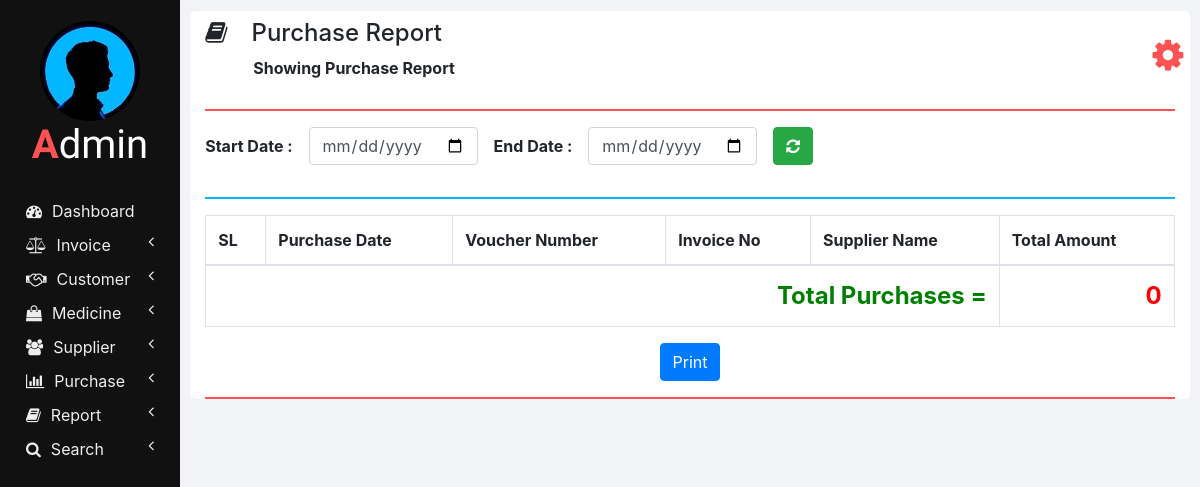
The page /purchase_report.php on the database as committed earlier.
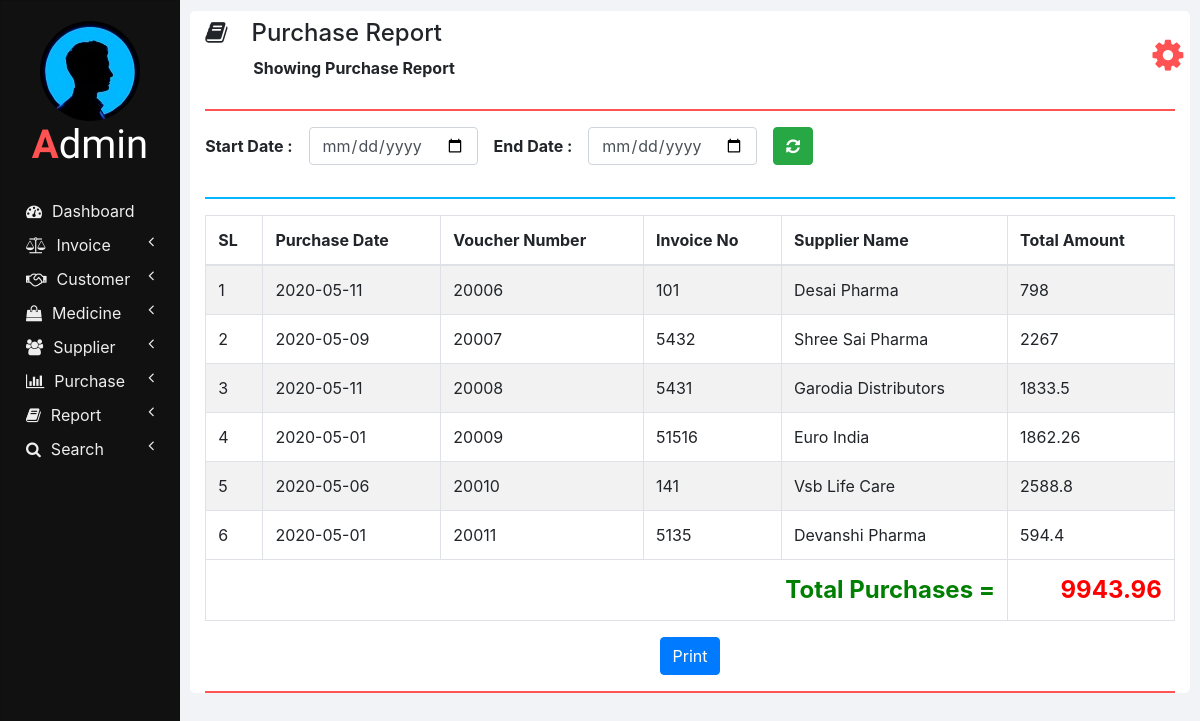
The same page on the database as committed later.
### tables this page shows
CREATE TABLE `purchases` (
  `SUPPLIER_NAME` varchar(100) NOT NULL,
  `INVOICE_NUMBER` int(11) NOT NULL,
  `VOUCHER_NUMBER` int(11) NOT NULL,
  `PURCHASE_DATE` varchar(10) NOT NULL,
  `TOTAL_AMOUNT` double NOT NULL,
  `PAYMENT_STATUS` varchar(20) NOT NULL
);

### php/report.php (the view, shortened to what this page needs)
<?php
function showPurchases($start_date, $end_date) {
  ?>
  <thead>
    <tr>
      <th>SL</th>
      <th>Purchase Date</th>
      <th>Voucher Number</th>
      <th>Invoice No</th>
      <th>Supplier Name</th>
      <th>Total Amount</th>
    </tr>
  </thead>
  <tbody>
  <?php
  require "db_connection.php";
  if($con) {
    $seq_no = 0;
    $total = 0;
    if($start_date == "" || $end_date == "")
      $query = "SELECT * FROM purchases";
    else
      $query = "SELECT * FROM purchases WHERE PURCHASE_DATE BETWEEN '$start_date' AND '$end_date'";
    $result = mysqli_query($con, $query);
    while($row = mysqli_fetch_array($result)) {
      $seq_no++;
      showPurchaseRow($seq_no, $row);
      $total = $total + $row['TOTAL_AMOUNT'];
    }
    ?>
    </tbody>
    <tfoot class="font-weight-bold">
      <tr style="text-align: right; font-size: 24px;">
        <td colspan="5" style="color: green;">&nbsp;Total Purchases =</td>
        <td style="color: red;"><?php echo $total; ?></td>
      </tr>
    </tfoot>
    <?php
  }
}
function showPurchaseRow($seq_no, $row) {
  ?>
  <tr>
    <td><?php echo $seq_no; ?></td>
    <td><?php echo $row['PURCHASE_DATE']; ?></td>
    <td><?php echo $row['VOUCHER_NUMBER']; ?></td>
    <td><?php echo $row['INVOICE_NUMBER']; ?></td>
    <td><?php echo $row['SUPPLIER_NAME'] ?></td>
    <td><?php echo $row['TOTAL_AMOUNT']; ?></td>
  </tr>
  <?php
}
  ?>

Rows that differ between the two databases and show on the page:
added purchases: seq_no "1", PURCHASE_DATE "2020-05-11", VOUCHER_NUMBER "20006", INVOICE_NUMBER "101", SUPPLIER_NAME "Desai Pharma", TOTAL_AMOUNT "798"
added purchases: seq_no "2", PURCHASE_DATE "2020-05-09", VOUCHER_NUMBER "20007", INVOICE_NUMBER "5432", SUPPLIER_NAME "Shree Sai Pharma", TOTAL_AMOUNT "2267"
added purchases: seq_no "3", PURCHASE_DATE "2020-05-11", VOUCHER_NUMBER "20008", INVOICE_NUMBER "5431", SUPPLIER_NAME "Garodia Distributors", TOTAL_AMOUNT "1833.5"
added purchases: seq_no "4", PURCHASE_DATE "2020-05-01", VOUCHER_NUMBER "20009", INVOICE_NUMBER "51516", SUPPLIER_NAME "Euro India", TOTAL_AMOUNT "1862.26"
added purchases: seq_no "5", PURCHASE_DATE "2020-05-06", VOUCHER_NUMBER "20010", INVOICE_NUMBER "141", SUPPLIER_NAME "Vsb Life Care", TOTAL_AMOUNT "2588.8"
added purchases: seq_no "6", PURCHASE_DATE "2020-05-01", VOUCHER_NUMBER "20011", INVOICE_NUMBER "5135", SUPPLIER_NAME "Devanshi Pharma", TOTAL_AMOUNT "594.4"
Other text that changed with them:
$total: "0" → "9943.96"
